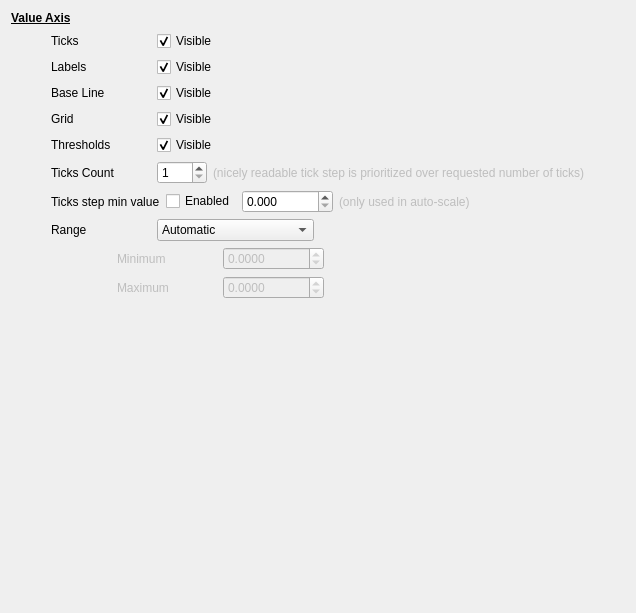
         <widget class="QWidget" name="axisPage">
          <layout class="QVBoxLayout" name="verticalLayout_6">
           <item>
            <widget class="QLabel" name="label_18">
             <property name="font">
              <font>
               <bold>true</bold>
               <underline>true</underline>
              </font>
             </property>
             <property name="text">
              <string>Value Axis</string>
             </property>
            </widget>
           </item>
           <item>
            <layout class="QHBoxLayout" name="horizontalLayout_11">
             <item>
              <spacer name="horizontalSpacer_23">
               <property name="orientation">
                <enum>Qt::Horizontal</enum>
               </property>
               <property name="sizeType">
                <enum>QSizePolicy::Fixed</enum>
               </property>
               <property name="sizeHint" stdset="0">
                <size>
                 <width>40</width>
                 <height>20</height>
                </size>
               </property>
              </spacer>
             </item>
             <item>
              <widget class="QLabel" name="label_11">
               <property name="minimumSize">
                <size>
                 <width>100</width>
                 <height>0</height>
                </size>
               </property>
               <property name="text">
                <string>Ticks</string>
               </property>
              </widget>
             </item>
             <item>
              <widget class="QCheckBox" name="yticksCheckBox">
               <property name="minimumSize">
                <size>
                 <width>100</width>
                 <height>0</height>
                </size>
               </property>
               <property name="text">
                <string>Visible</string>
               </property>
               <property name="checked">
                <bool>true</bool>
               </property>
              </widget>
             </item>
             <item>
              <spacer name="horizontalSpacer_9">
               <property name="orientation">
                <enum>Qt::Horizontal</enum>
               </property>
               <property name="sizeHint" stdset="0">
                <size>
                 <width>40</width>
                 <height>20</height>
                </size>
               </property>
              </spacer>
             </item>
            </layout>
           </item>
           <item>
            <layout class="QHBoxLayout" name="horizontalLayout_12">
             <item>
              <spacer name="horizontalSpacer_24">
               <property name="orientation">
                <enum>Qt::Horizontal</enum>
               </property>
               <property name="sizeType">
                <enum>QSizePolicy::Fixed</enum>
               </property>
               <property name="sizeHint" stdset="0">
                <size>
                 <width>40</width>
                 <height>20</height>
                </size>
               </property>
              </spacer>
             </item>
             <item>
              <widget class="QLabel" name="label_12">
               <property name="minimumSize">
                <size>
                 <width>100</width>
                 <height>0</height>
                </size>
               </property>
               <property name="text">
                <string>Labels</string>
               </property>
              </widget>
             </item>
             <item>
              <widget class="QCheckBox" name="ylabelsCheckBox">
               <property name="minimumSize">
                <size>
                 <width>100</width>
                 <height>0</height>
                </size>
               </property>
               <property name="text">
                <string>Visible</string>
               </property>
               <property name="checked">
                <bool>true</bool>
               </property>
              </widget>
             </item>
             <item>
              <spacer name="horizontalSpacer_10">
               <property name="orientation">
                <enum>Qt::Horizontal</enum>
               </property>
               <property name="sizeHint" stdset="0">
                <size>
                 <width>40</width>
                 <height>20</height>
                </size>
               </property>
              </spacer>
             </item>
            </layout>
           </item>
           <item>
            <layout class="QHBoxLayout" name="horizontalLayout_19">
             <item>
              <spacer name="horizontalSpacer_28">
               <property name="orientation">
                <enum>Qt::Horizontal</enum>
               </property>
               <property name="sizeType">
                <enum>QSizePolicy::Fixed</enum>
               </property>
               <property name="sizeHint" stdset="0">
                <size>
                 <width>40</width>
                 <height>20</height>
                </size>
               </property>
              </spacer>
             </item>
             <item>
              <widget class="QLabel" name="label_22">
               <property name="minimumSize">
                <size>
                 <width>100</width>
                 <height>0</height>
                </size>
               </property>
               <property name="text">
                <string>Base Line</string>
               </property>
              </widget>
             </item>
             <item>
              <widget class="QCheckBox" name="ylineCheckBox">
               <property name="minimumSize">
                <size>
                 <width>100</width>
                 <height>0</height>
                </size>
               </property>
               <property name="text">
                <string>Visible</string>
               </property>
               <property name="checked">
                <bool>true</bool>
               </property>
              </widget>
             </item>
             <item>
              <spacer name="horizontalSpacer_29">
               <property name="orientation">
                <enum>Qt::Horizontal</enum>
               </property>
               <property name="sizeHint" stdset="0">
                <size>
                 <width>40</width>
                 <height>20</height>
                </size>
               </property>
              </spacer>
             </item>
            </layout>
           </item>
           <item>
            <layout class="QHBoxLayout" name="horizontalLayout_14">
             <item>
              <spacer name="horizontalSpacer_25">
               <property name="orientation">
                <enum>Qt::Horizontal</enum>
               </property>
               <property name="sizeType">
                <enum>QSizePolicy::Fixed</enum>
               </property>
               <property name="sizeHint" stdset="0">
                <size>
                 <width>40</width>
                 <height>20</height>
                </size>
               </property>
              </spacer>
             </item>
             <item>
              <widget class="QLabel" name="label_14">
               <property name="minimumSize">
                <size>
                 <width>100</width>
                 <height>0</height>
                </size>
               </property>
               <property name="text">
                <string>Grid</string>
               </property>
              </widget>
             </item>
             <item>
              <widget class="QCheckBox" name="ygridCheckBox">
               <property name="minimumSize">
                <size>
                 <width>100</width>
                 <height>0</height>
                </size>
               </property>
               <property name="text">
                <string>Visible</string>
               </property>
               <property name="checked">
                <bool>true</bool>
               </property>
              </widget>
             </item>
             <item>
              <spacer name="horizontalSpacer_12">
               <property name="orientation">
                <enum>Qt::Horizontal</enum>
               </property>
               <property name="sizeHint" stdset="0">
                <size>
                 <width>40</width>
                 <height>20</height>
                </size>
               </property>
              </spacer>
             </item>
            </layout>
           </item>
           <item>
            <layout class="QHBoxLayout" name="horizontalLayout_18">
             <item>
              <spacer name="horizontalSpacer_26">
               <property name="orientation">
                <enum>Qt::Horizontal</enum>
               </property>
               <property name="sizeType">
                <enum>QSizePolicy::Fixed</enum>
               </property>
               <property name="sizeHint" stdset="0">
                <size>
                 <width>40</width>
                 <height>20</height>
                </size>
               </property>
              </spacer>
             </item>
             <item>
              <widget class="QLabel" name="label_21">
               <property name="minimumSize">
                <size>
                 <width>100</width>
                 <height>0</height>
                </size>
               </property>
               <property name="text">
                <string>Thresholds</string>
               </property>
              </widget>
             </item>
             <item>
              <widget class="QCheckBox" name="ythresholdsCheckBox">
               <property name="minimumSize">
                <size>
                 <width>100</width>
                 <height>0</height>
                </size>
               </property>
               <property name="text">
                <string>Visible</string>
               </property>
               <property name="checked">
                <bool>true</bool>
               </property>
              </widget>
             </item>
             <item>
              <spacer name="horizontalSpacer_16">
               <property name="orientation">
                <enum>Qt::Horizontal</enum>
               </property>
               <property name="sizeHint" stdset="0">
                <size>
                 <width>40</width>
                 <height>20</height>
                </size>
               </property>
              </spacer>
             </item>
            </layout>
           </item>
           <item>
            <layout class="QHBoxLayout" name="horizontalLayout_22">
             <property name="topMargin">
              <number>0</number>
             </property>
             <item>
              <spacer name="horizontalSpacer_40">
               <property name="orientation">
                <enum>Qt::Horizontal</enum>
               </property>
               <property name="sizeType">
                <enum>QSizePolicy::Fixed</enum>
               </property>
               <property name="sizeHint" stdset="0">
                <size>
                 <width>40</width>
                 <height>20</height>
                </size>
               </property>
              </spacer>
             </item>
             <item>
              <widget class="QLabel" name="label_26">
               <property name="minimumSize">
                <size>
                 <width>100</width>
                 <height>0</height>
                </size>
               </property>
               <property name="text">
                <string>Ticks Count</string>
               </property>
              </widget>
             </item>
             <item>
              <widget class="QSpinBox" name="verticalTicksCountSpinBox">
               <property name="minimumSize">
                <size>
                 <width>50</width>
                 <height>0</height>
                </size>
               </property>
               <property name="minimum">
                <number>1</number>
               </property>
               <property name="maximum">
                <number>10</number>
               </property>
              </widget>
             </item>
             <item>
              <widget class="QLabel" name="label_27">
               <property name="enabled">
                <bool>false</bool>
               </property>
               <property name="text">
                <string>(nicely readable tick step is prioritized over requested number of ticks)</string>
               </property>
              </widget>
             </item>
             <item>
              <spacer name="horizontalSpacer_41">
               <property name="orientation">
                <enum>Qt::Horizontal</enum>
               </property>
               <property name="sizeHint" stdset="0">
                <size>
                 <width>40</width>
                 <height>20</height>
                </size>
               </property>
              </spacer>
             </item>
            </layout>
           </item>
           <item>
            <layout class="QHBoxLayout" name="horizontalLayout_23">
             <property name="leftMargin">
              <number>0</number>
             </property>
             <property name="topMargin">
              <number>0</number>
             </property>
             <item>
              <spacer name="horizontalSpacer_43">
               <property name="orientation">
                <enum>Qt::Horizontal</enum>
               </property>
               <property name="sizeType">
                <enum>QSizePolicy::Fixed</enum>
               </property>
               <property name="sizeHint" stdset="0">
                <size>
                 <width>40</width>
                 <height>20</height>
                </size>
               </property>
              </spacer>
             </item>
             <item>
              <widget class="QLabel" name="label_29">
               <property name="minimumSize">
                <size>
                 <width>100</width>
                 <height>0</height>
                </size>
               </property>
               <property name="text">
                <string>Ticks step min value</string>
               </property>
              </widget>
             </item>
             <item>
              <widget class="QCheckBox" name="ticksStepMinValueCheckBox">
               <property name="text">
                <string>Enabled</string>
               </property>
              </widget>
             </item>
             <item>
              <widget class="QDoubleSpinBox" name="ticksStepMinValueDoubleSpinBox">
               <property name="decimals">
                <number>3</number>
               </property>
               <property name="maximum">
                <double>1000000000000000000000.000000000000000</double>
               </property>
              </widget>
             </item>
             <item>
              <widget class="QLabel" name="label_30">
               <property name="enabled">
                <bool>false</bool>
               </property>
               <property name="text">
                <string>(only used in auto-scale)</string>
               </property>
              </widget>
             </item>
             <item>
              <spacer name="horizontalSpacer_42">
               <property name="orientation">
                <enum>Qt::Horizontal</enum>
               </property>
               <property name="sizeHint" stdset="0">
                <size>
                 <width>40</width>
                 <height>20</height>
                </size>
               </property>
              </spacer>
             </item>
            </layout>
           </item>
           <item>
            <layout class="QHBoxLayout" name="horizontalLayout">
             <item>
              <spacer name="horizontalSpacer_27">
               <property name="orientation">
                <enum>Qt::Horizontal</enum>
               </property>
               <property name="sizeType">
                <enum>QSizePolicy::Fixed</enum>
               </property>
               <property name="sizeHint" stdset="0">
                <size>
                 <width>40</width>
                 <height>20</height>
                </size>
               </property>
              </spacer>
             </item>
             <item>
              <widget class="QLabel" name="label_5">
               <property name="minimumSize">
                <size>
                 <width>100</width>
                 <height>0</height>
                </size>
               </property>
               <property name="text">
                <string>Range</string>
               </property>
              </widget>
             </item>
             <item>
              <widget class="QComboBox" name="rangeComboBox">
               <item>
                <property name="text">
                 <string>Automatic</string>
                </property>
               </item>
               <item>
                <property name="text">
                 <string>Automatic - Zero visible</string>
                </property>
               </item>
               <item>
                <property name="text">
                 <string>Parameters range</string>
                </property>
               </item>
               <item>
                <property name="text">
                 <string>Custom</string>
                </property>
               </item>
              </widget>
             </item>
             <item>
              <spacer name="horizontalSpacer_3">
               <property name="orientation">
                <enum>Qt::Horizontal</enum>
               </property>
               <property name="sizeHint" stdset="0">
                <size>
                 <width>40</width>
                 <height>20</height>
                </size>
               </property>
              </spacer>
             </item>
            </layout>
           </item>
           <item>
            <widget class="QWidget" name="scaleWidget" native="true">
             <property name="enabled">
              <bool>false</bool>
             </property>
             <layout class="QHBoxLayout" name="horizontalLayout_13">
              <property name="leftMargin">
               <number>0</number>
              </property>
              <property name="topMargin">
               <number>0</number>
              </property>
              <property name="rightMargin">
               <number>0</number>
              </property>
              <property name="bottomMargin">
               <number>0</number>
              </property>
              <item>
               <widget class="QLabel" name="label_2">
                <property name="minimumSize">
                 <size>
                  <width>100</width>
                  <height>0</height>
                 </size>
                </property>
                <property name="text">
                 <string/>
                </property>
               </widget>
              </item>
              <item>
               <layout class="QVBoxLayout" name="verticalLayout_4">
                <item>
                 <widget class="QLabel" name="label_10">
                  <property name="minimumSize">
                   <size>
                    <width>100</width>
                    <height>0</height>
                   </size>
                  </property>
                  <property name="text">
                   <string>Minimum</string>
                  </property>
                  <property name="indent">
                   <number>-1</number>
                  </property>
                 </widget>
                </item>
                <item>
                 <widget class="QLabel" name="label_13">
                  <property name="minimumSize">
                   <size>
                    <width>100</width>
                    <height>0</height>
                   </size>
                  </property>
                  <property name="text">
                   <string>Maximum</string>
                  </property>
                  <property name="indent">
                   <number>-1</number>
                  </property>
                 </widget>
                </item>
               </layout>
              </item>
              <item>
               <layout class="QVBoxLayout" name="verticalLayout_5">
                <item>
                 <widget class="QDoubleSpinBox" name="rangeMinDoubleSpinBox">
                  <property name="decimals">
                   <number>4</number>
                  </property>
                  <property name="minimum">
                   <double>-9999999999999999538762658202121142272.000000000000000</double>
                  </property>
                  <property name="maximum">
                   <double>99999999999999996863366107917975552.000000000000000</double>
                  </property>
                 </widget>
                </item>
                <item>
                 <widget class="QDoubleSpinBox" name="rangeMaxDoubleSpinBox">
                  <property name="decimals">
                   <number>4</number>
                  </property>
                  <property name="minimum">
                   <double>-9999999999999999455752309870428160.000000000000000</double>
                  </property>
                  <property name="maximum">
                   <double>999999999999999945575230987042816.000000000000000</double>
                  </property>
                 </widget>
                </item>
               </layout>
              </item>
              <item>
               <spacer name="horizontalSpacer_11">
                <property name="orientation">
                 <enum>Qt::Horizontal</enum>
                </property>
                <property name="sizeHint" stdset="0">
                 <size>
                  <width>136</width>
                  <height>20</height>
                 </size>
                </property>
               </spacer>
              </item>
             </layout>
            </widget>
           </item>
           <item>
            <spacer name="verticalSpacer_3">
             <property name="orientation">
              <enum>Qt::Vertical</enum>
             </property>
             <property name="sizeHint" stdset="0">
              <size>
               <width>20</width>
               <height>303</height>
              </size>
             </property>
            </spacer>
           </item>
          </layout>
         </widget>
